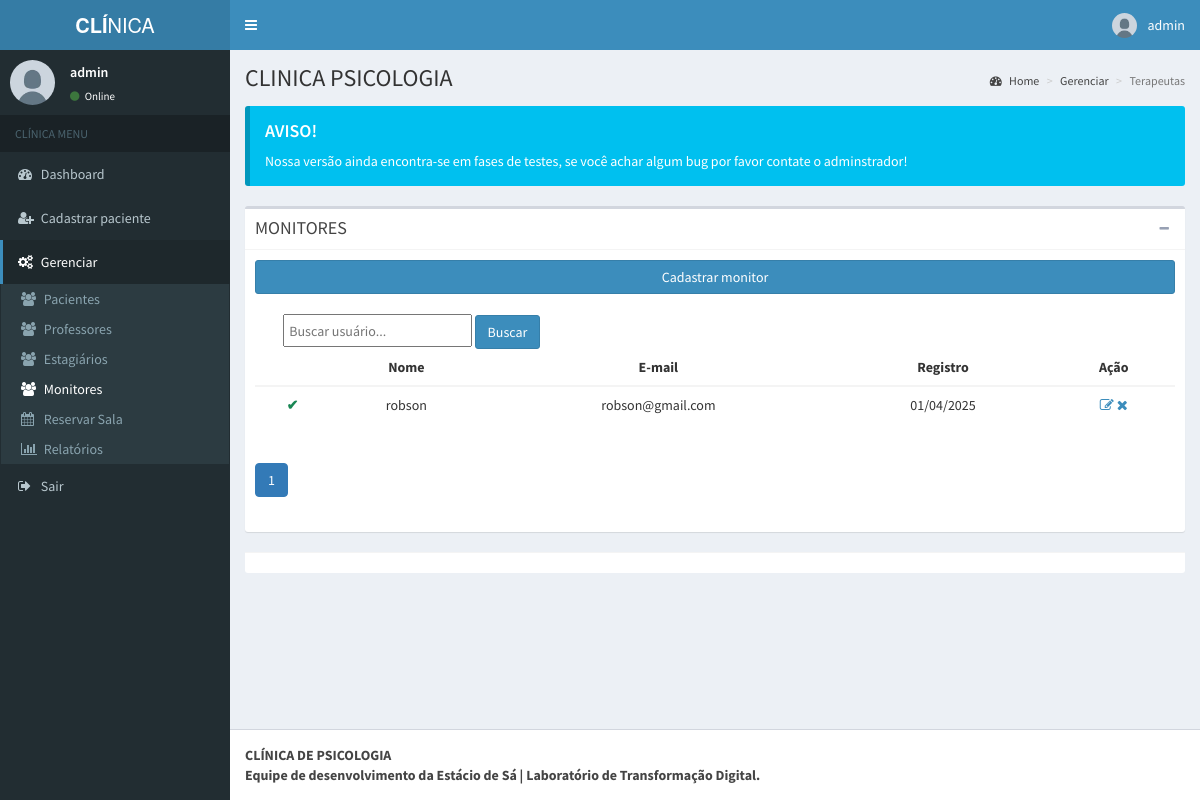
/admin/pages/layout/monitor.php (signed in), run on the app's committed database.
### tables this page shows
CREATE TABLE `tbl_monitor` (
  `id` int(11) NOT NULL,
  `id_disponibilidade` int(11) UNSIGNED NOT NULL,
  `nome` varchar(100) NOT NULL,
  `usuario` varchar(100) NOT NULL,
  `email` varchar(100) NOT NULL,
  `senha` varchar(255) NOT NULL,
  `date` timestamp NOT NULL DEFAULT current_timestamp() ON UPDATE current_timestamp()
);

### admin/pages/layout/monitor.php (the view, shortened to what this page needs)
<?php
include('../../../db/conexao.php');
$where = "";
$busca = isset($_GET['busca']) ? $_GET['busca'] : '';
$por_pagina = 10;
$pagina = isset($_GET['pagina']) ? (int)$_GET['pagina'] : 1;
$offset = ($pagina - 1) * $por_pagina;
?>
<!DOCTYPE html>
<html>
<head>
  <link rel="stylesheet" href="../../bootstrap/css/bootstrap.min.css">
  <link rel="stylesheet" href="https://maxcdn.bootstrapcdn.com/font-awesome/4.4.0/css/font-awesome.min.css">
  <link rel="stylesheet" href="https://code.ionicframework.com/ionicons/2.0.1/css/ionicons.min.css">
  <link rel="stylesheet" href="../../dist/css/AdminLTE.min.css">
  <link rel="stylesheet" href="../../dist/css/skins/_all-skins.min.css">
</head>
<body class="hold-transition skin-blue fixed sidebar-mini">
  <div class="wrapper">
    <header class="main-header">
      <a href="../../index.php" class="logo">
        <span class="logo-lg"><b>CLÍ</b>NICA</span>
      </a>
      <nav class="navbar navbar-static-top" role="navigation">
        <a href="#" class="sidebar-toggle" data-toggle="offcanvas" role="button">
        </a>
        <div class="navbar-custom-menu">
          <ul class="nav navbar-nav">
            <li class="dropdown user user-menu">
              <a href="#" class="dropdown-toggle" data-toggle="dropdown">
                <img src="../../dist/img/user.jpg" class="user-image" alt="User Image">
                <span class="hidden-xs"><?php echo $_SESSION['nome']; ?></span>
              </a>
            </li>
          </ul>
        </div>
      </nav>
    </header>
    <aside class="main-sidebar">
      <section class="sidebar">
        <div class="user-panel">
          <div class="pull-left image">
            <img src="../../dist/img/user.jpg" class="img-circle" alt="User Image">
          </div>
          <div class="pull-left info">
            <p><?php echo $_SESSION['nome']; ?></p>
            <a href="#"><i class="fa fa-circle text-success"></i> Online</a>
          </div>
        </div>
        <ul class="sidebar-menu">
          <li class="header">CLÍNICA MENU</li>
          <li><a href="../../index.php"><i class="fa fa-dashboard"></i> <span>Dashboard</span></a></li>
          <li class="treeview">
            <a href="#">
              <i class="fa fa-user-plus"></i>
              <span>Cadastrar paciente</span>
            </a>
          </li>
          <li class="treeview active">
            <a href="#">
              <i class="fa fa-cogs"></i>
              <span>Gerenciar</span>
            </a>
            <ul class="treeview-menu">
              <li><a href="../layout/pacientes.php"><i class="fa fa-users"></i> Pacientes</a></li>
              <li><a href="../layout/professores.php"><i class="fa fa-users"></i> Professores</a></li>
              <li><a href="../layout/terapeutas.php"><i class="fa fa-users"></i> Estagiários</a></li>
              <li class="active"><a href="../layout/monitor.php"><i class="fa fa-users"></i> Monitores</a></li>
              <li><a href="../reserva_sala/reservar-sala.php"><i class="fa fa-calendar"></i> Reservar Sala</a></li>
              <li><a href="../relatorios.php"><i class="fa fa-bar-chart"></i> Relatórios</a></li>
            </ul>
          </li>
          <li><a href="../../logout.php"><i class="fa fa-sign-out"></i> Sair</a></li>
        </ul>
      </section>
    </aside>
    <div class="content-wrapper">
      <section class="content-header">
        <h1>
          CLINICA PSICOLOGIA
        </h1>
        <ol class="breadcrumb">
          <li><a href="../../../index.php"><i class="fa fa-dashboard"></i> Home</a></li>
          <li><a href="#">Gerenciar</a></li>
          <li class="active">Terapeutas</li>
        </ol>
      </section>
      <section class="content">
        <div class="callout callout-info">
          <h4>AVISO!</h4>
          <p>Nossa versão ainda encontra-se em fases de testes, se você achar algum bug por favor contate o adminstrador!</p>
        </div>
        <div class="box">
          <div class="box-header with-border">
            <h3 class="box-title">MONITORES</h3>
            <div class="box-tools pull-right">
              <button class="btn btn-box-tool" data-widget="collapse" data-toggle="tooltip" title="Collapse"><i class="fa fa-minus"></i></button>
            </div>
          </div>
          <div class="box-body">
            <a href="cadastro/cadastro-monitor.php">
              <button class="btn btn-block btn-primary">Cadastrar monitor</button>
            </a>
             <br>
            <form method="GET">
              <input type="text" name="busca" placeholder="Buscar usuário..." style="padding:0.5%;margin-left:3%;" value="<?php echo htmlspecialchars($busca); ?>">
              <button class="btn btn-primary" type="submit">Buscar</button>
            </form>
            <div>
              <table class="table table-hover text-center">
                <thead class="table-dark">
                  <tr>
                    <th></th>
                    <th scope="col">Nome</th>
                    <th scope="col">E-mail</th>
                    <th scope="col">Registro</th>
                    <th scope="col">Ação</th>
                  </tr>
                </thead>
                <tbody>
                  <?php
                  $sql = "SELECT m.id, m.id_disponibilidade, m.nome, m.email, m.date
                  FROM tbl_monitor m
                  $where
                  ORDER BY id DESC
                  LIMIT $por_pagina  OFFSET $offset";
                  $sql_total = "SELECT COUNT(*) as total FROM tbl_monitor t $where";
                  $result_total = mysqli_query($mysqli, $sql_total);
                  $total = mysqli_fetch_assoc($result_total)['total'];
                  $result = mysqli_query($mysqli, $sql);
                  while ($row = mysqli_fetch_assoc($result)) {
                  ?>
                    <tr>
                      <td><span style="color: <?php echo ($row['id_disponibilidade'] == 2) ? '#dc3545' : '#198754'; ?>; font-weight: bold;"><?php echo ($row['id_disponibilidade'] == 2) ? '✘' : '✔'; ?></span></td>
                      <td><?php echo $row["nome"] ?></td>
                      <td><?php echo $row["email"] ?></td>
                      <td><?php echo date('d/m/Y', strtotime($row["date"])); ?></td>
                      <td>
                        <a href="edit/edit-monitor.php?id=<?php echo $row["id"] ?>" class="link-dark"><i class="fa fa-edit"></i></a>
                        <a href="#" data-toggle="modal" data-target="#modalDelete">
                          <span class="open-modal" data-id="<?php echo $row["id"] ?>">
                            <i class="fa fa-remove"></i>
                          </span>
                        </a>
                      </td>
                    </tr>
                  <?php
                  }
                  ?>
                </tbody>
              </table>
                            <?php
              $total_paginas = ceil($total / $por_pagina);
              ?>
            </div>
            <nav>
              <ul class="pagination justify-content-center">
                <?php
                $range = 2;
                ?>
                <?php
                for ($i = max(1, $pagina - $range); $i <= min($total_paginas, $pagina + $range); $i++) {
                ?>
                  <li class="page-item <?php echo ($i == $pagina) ? 'active' : ''; ?>">
                    <a class="page-link" href="?pagina=<?php echo $i; ?>">
                      <?php echo $i; ?>
                    </a>
                  </li>
                <?php
                }
                ?>
              </ul>
            </nav>
            </div>
          </div>
          <div class="box-footer">
          </div>
        </div>
    </div>
    <footer class="main-footer">
      <strong>CLÍNICA DE PSICOLOGIA <br> Equipe de desenvolvimento da Estácio de Sá | Laboratório de Transformação Digital.</strong>
    </footer>
</body>
</html>

### data on the page
tbl_monitor: nome "robson", email "robson@gmail.com", date "01/04/2025"

### other printed values
$_SESSION['nome'] "admin"
